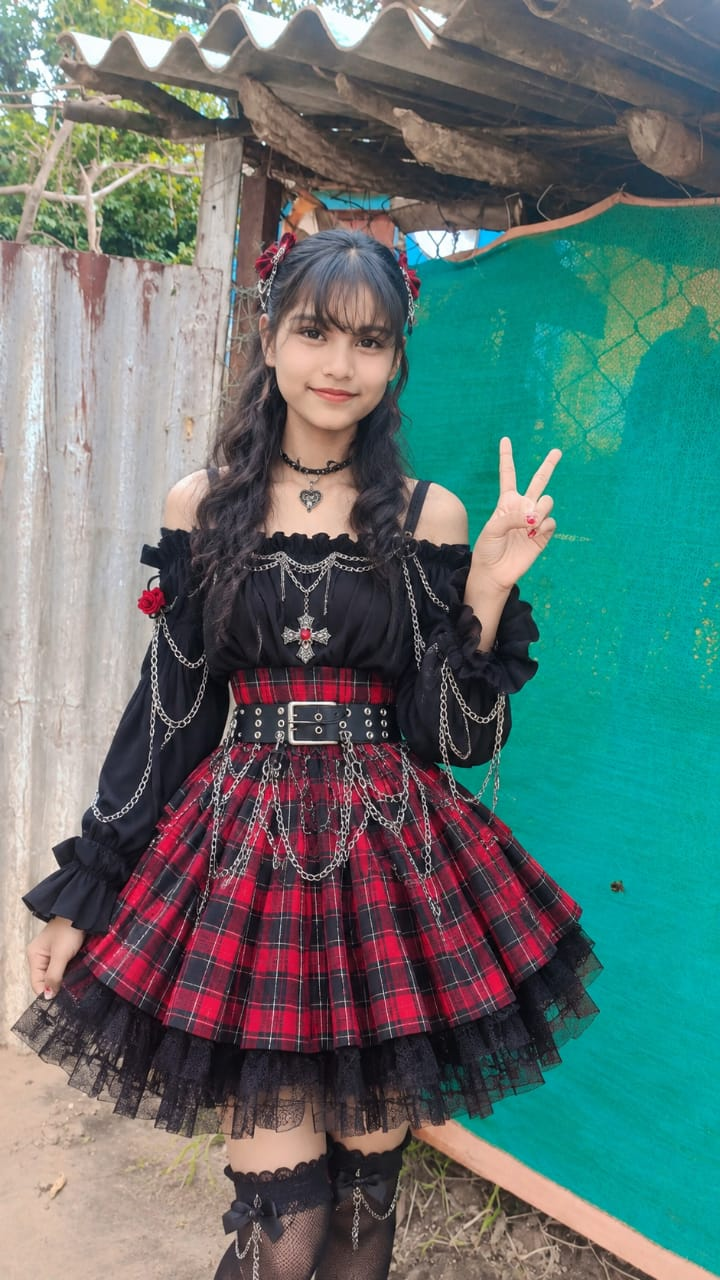
#> input picture picture_for_python/img.jpeg, 720 x 1280 px, found by its file name
$ python 228_pillow_mopdule.py
#> lines starting #> are read from the running program, lines starting #| are printed output that depends on the picture
# installation of pillow library
# change the image extension
# resize image files
# resize multiple images using for loop
# Sharpness
# Brightness
# Color
# Contrast
# Image blur, GaussianBlur

from PIL import Image, ImageEnhance, ImageFilter
import os

img = Image.open(r'E:\Python_OOP\picture_for_python\img.jpeg')
#> img is the input picture: PIL image 720x1280 RGB; mean R, G, B 94.4, 116.4, 113.1

print(img)
#| <PIL.JpegImagePlugin.JpegImageFile image mode=RGB size=720x1280 at 0x7F28D7883390>
# img.show()

# 250
MAX_SIZE = (250, 250)
img.thumbnail(MAX_SIZE)
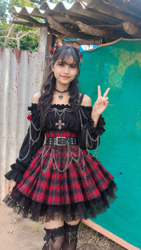
#> img: PIL image 141x250 RGB; mean R, G, B 94.6, 116.5, 113.2
img.save(r'E:\Python_OOP\picture_for_python\img1.small.jpg')


# change image extension
for item in os.listdir(r'E:\Python_OOP\picture_for_python'):
    if item.endswith('.jpg'):
        img1 = Image.open(
            os.path.join(r'E:\Python_OOP\picture_for_python', item)
        )
        filename, extension = os.path.splitext(item)
        img1.save(
            os.path.join(
                r'E:\Python_OOP\picture_for_python',
                f'{filename}.png'
            )
        )


# Sharpness
img1 = Image.open(r'E:\Python_OOP\picture_for_python\img.jpeg')
enhancer = ImageEnhance.Sharpness(img1)
enhancer.enhance(2).save(
    r'E:\Python_OOP\picture_for_python\girl1.sharp.jpg'
)


# Color
img1 = Image.open(r'E:\Python_OOP\picture_for_python\img.jpeg')
enhancer = ImageEnhance.Color(img1)
enhancer.enhance(2).save(
    r'E:\Python_OOP\picture_for_python\girl1.color.jpg'
)
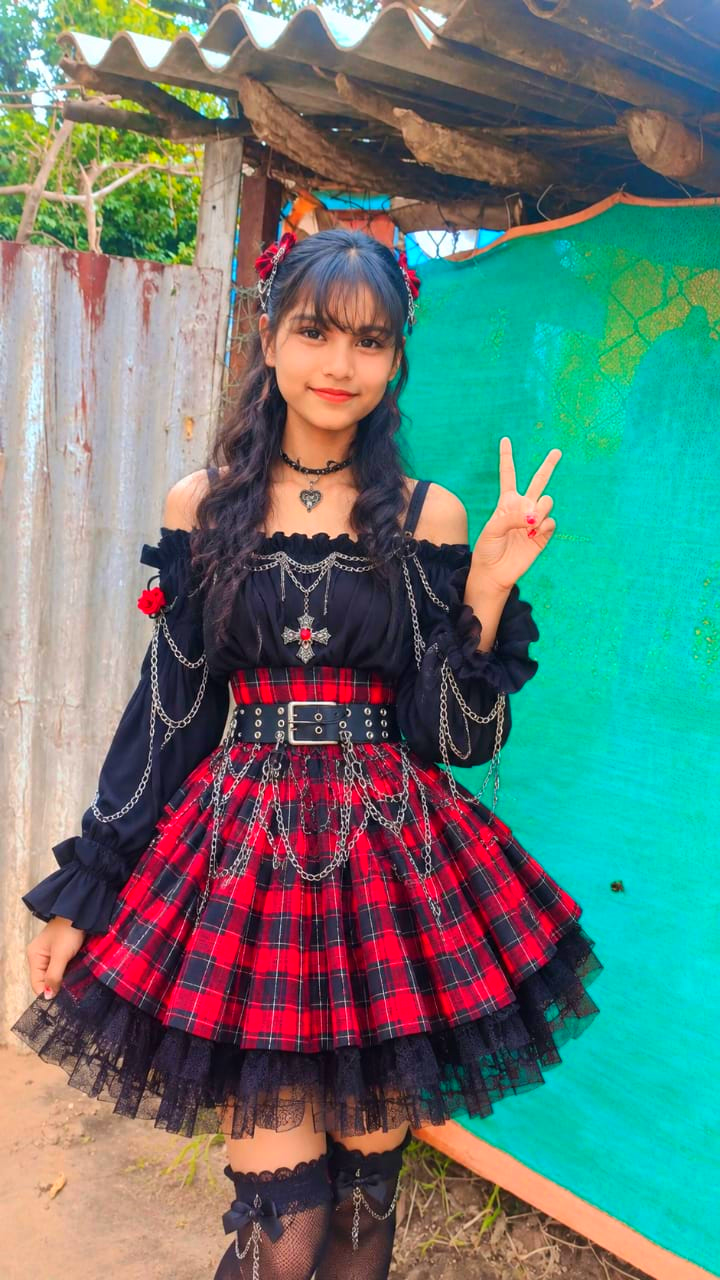
#> saved as girl1.color.jpg: PIL image 720x1280 RGB; mean R, G, B 100.6, 123.8, 116.7


# Brightness
img1 = Image.open(r'E:\Python_OOP\picture_for_python\img.jpeg')
enhancer = ImageEnhance.Brightness(img1)
enhancer.enhance(1.5).save(
    r'E:\Python_OOP\picture_for_python\girl1.brightness.jpg'
)
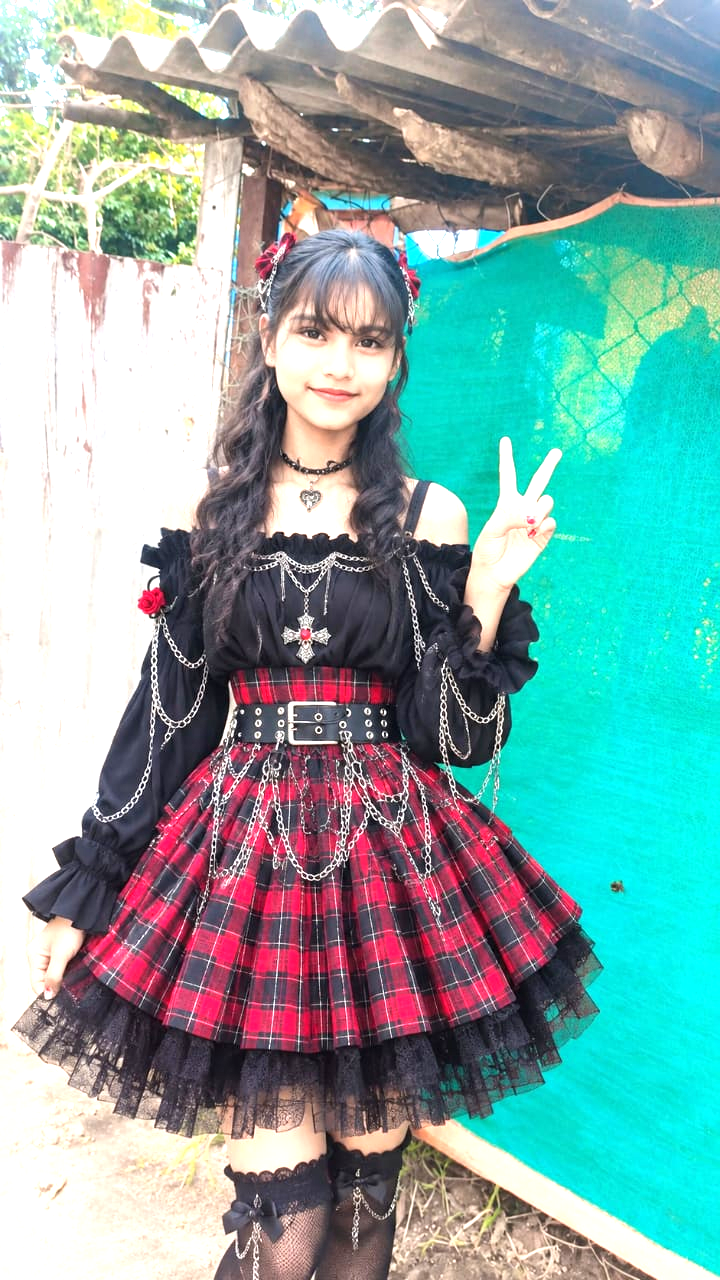
#> saved as girl1.brightness.jpg: PIL image 720x1280 RGB; mean R, G, B 129.6, 167.8, 164.7


# Contrast
img1 = Image.open(r'E:\Python_OOP\picture_for_python\img.jpeg')
enhancer = ImageEnhance.Contrast(img1)
enhancer.enhance(1.5).save(
    r'E:\Python_OOP\picture_for_python\girl1.contrast.jpg'
)
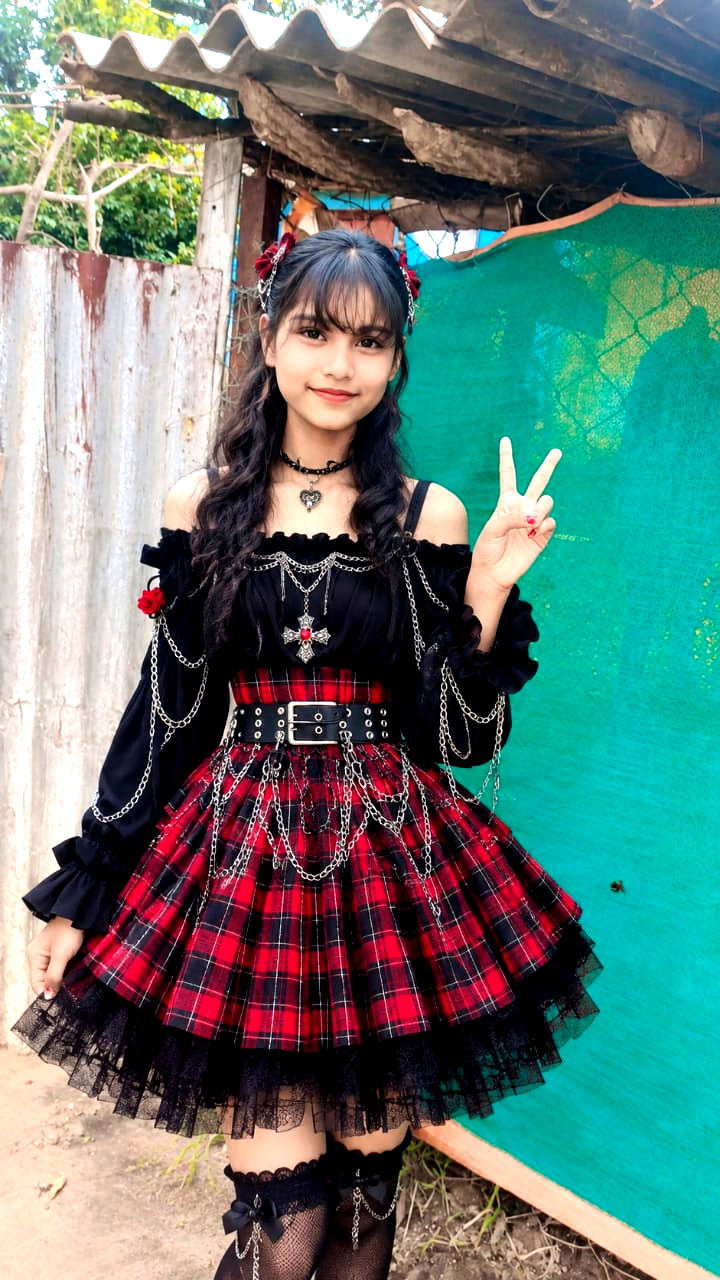
#> saved as girl1.contrast.jpg: PIL image 720x1280 RGB; mean R, G, B 96.6, 121.3, 115.1


# Image Blur
img1 = Image.open(r'E:\Python_OOP\picture_for_python\img.jpeg')
img1.filter(ImageFilter.BLUR).save(
    r'E:\Python_OOP\picture_for_python\girl1.blur.png'
)


# Gaussian Blur
img1 = Image.open(r'E:\Python_OOP\picture_for_python\img.jpeg')
img1.filter(ImageFilter.GaussianBlur(5)).save(
    r'E:\Python_OOP\picture_for_python\girl1.gaussian.png'
)
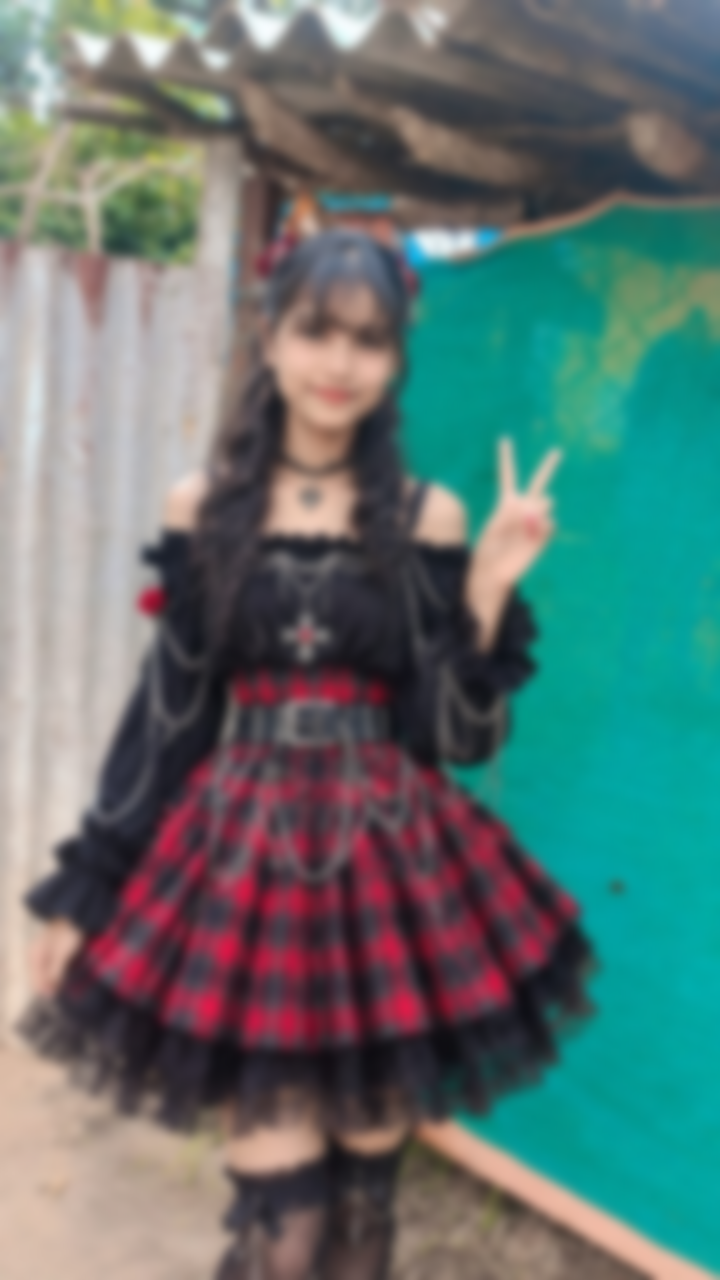
#> saved as girl1.gaussian.png: PIL image 720x1280 RGB; mean R, G, B 94.4, 116.4, 113.1
